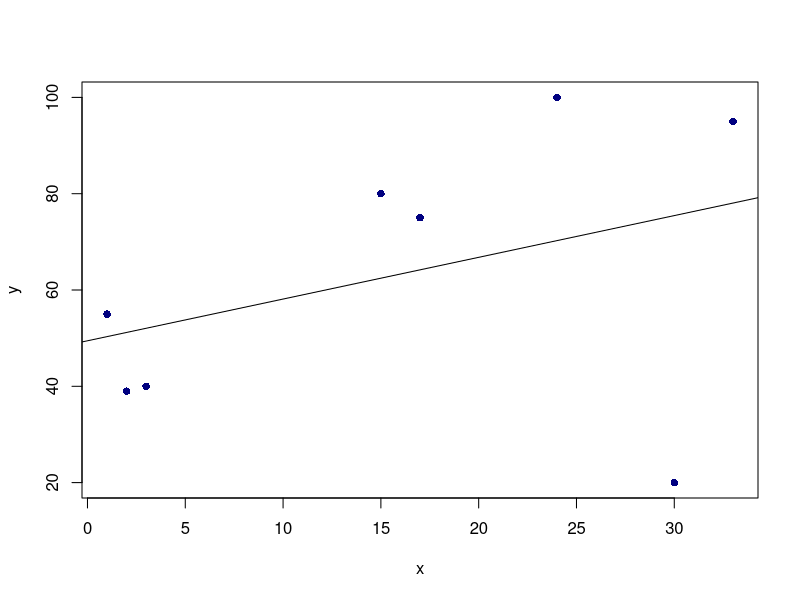
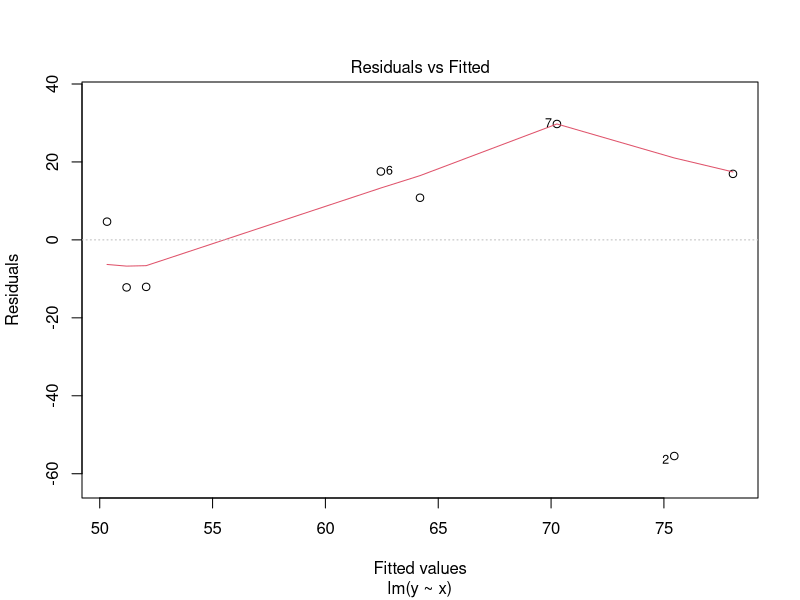
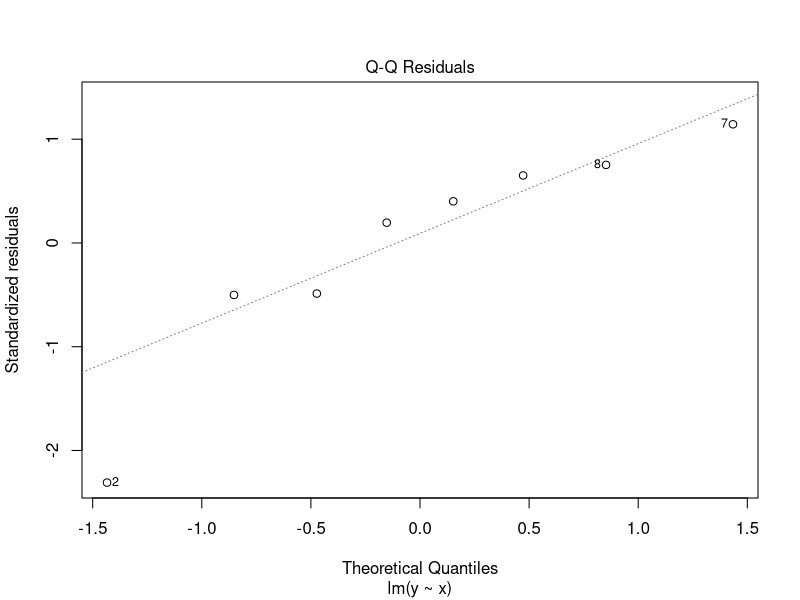
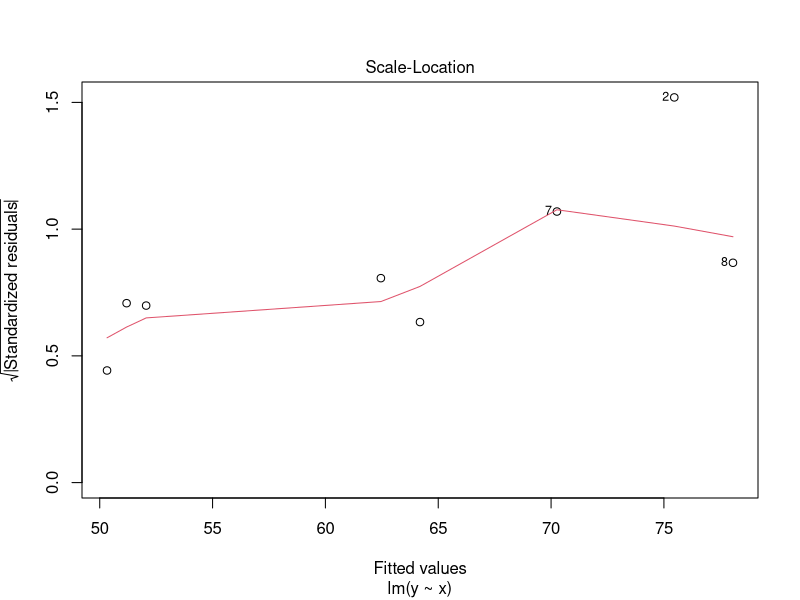
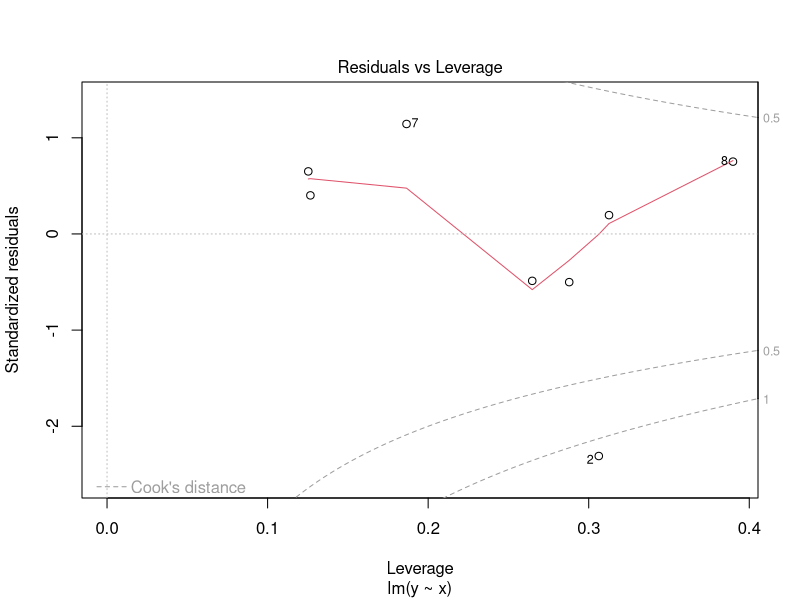
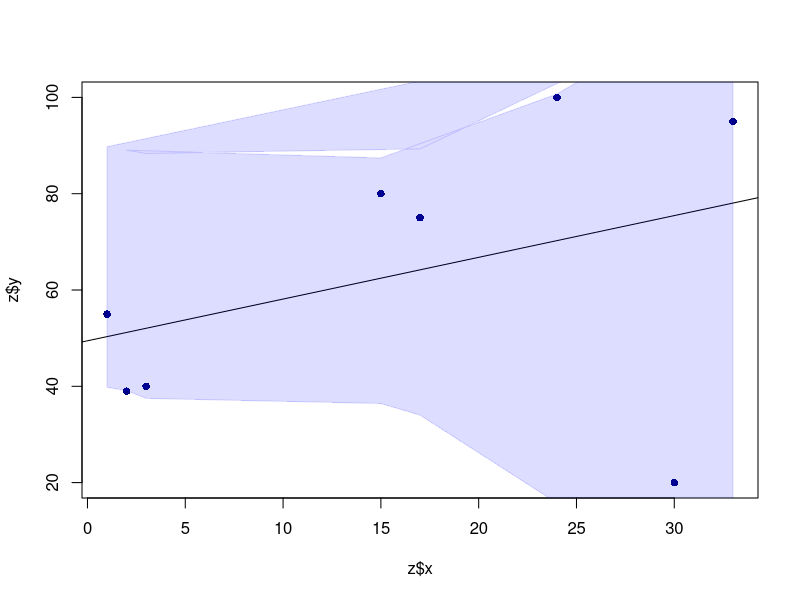
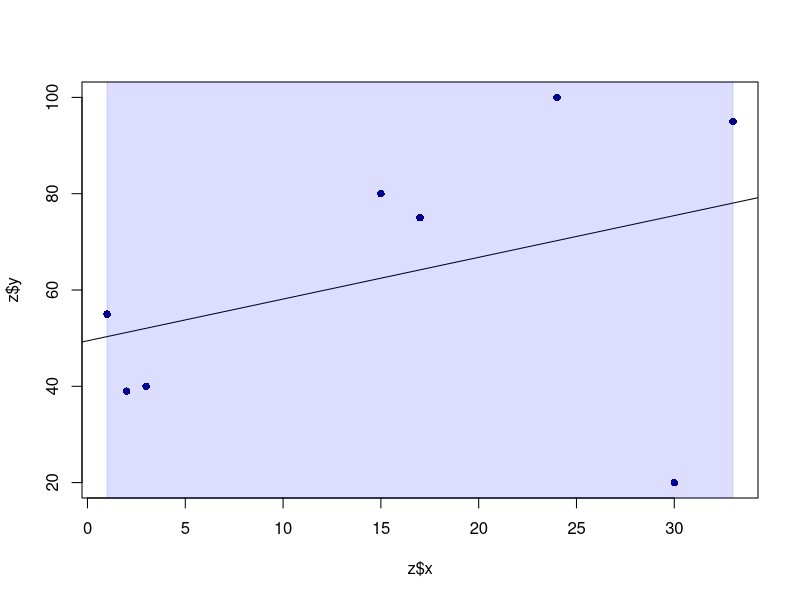
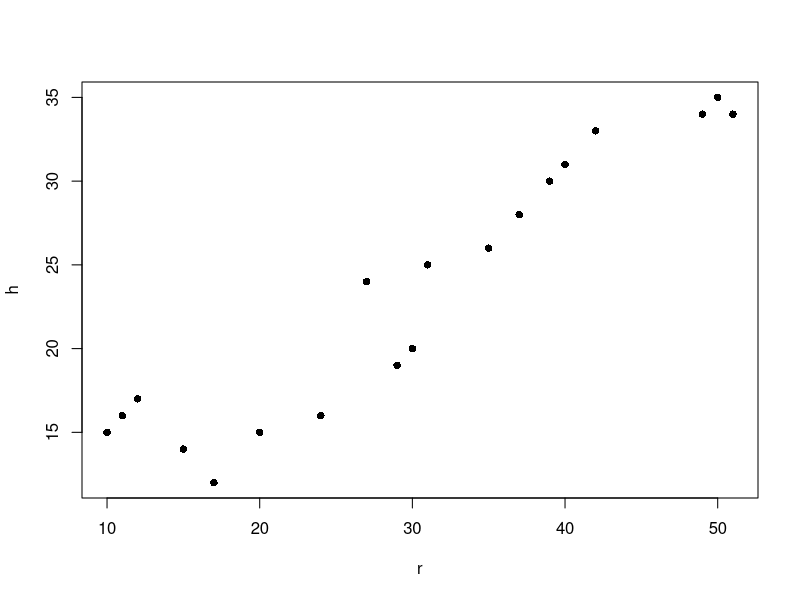

Source code (R) for these figures, in order:
## ---- chunk 1
knitr::opts_chunk$set(echo = TRUE)
## ---- chunk 2
#NOTE I made this data up completely in my head. There may not be any sort of regression. 
setwd("C:/Users/dania/Documents/Pitt/BioStats/Module 3")
z <- read.table("data frame.txt",sep="\t",header=T)
lm1 <- lm(y~x,data = z)
with(z,plot(x,y,type="p",pch=16,col="navy")) #graph, type= points, pch=16 gives solid points instead of circles, color is navy
abline(lm1) #abline is the regression line
summary(lm1) 
## ---- chunk 3
confint(lm1) #for CI of model, 95% is default but can be changed
#gives CI for both the intercept and the predictor
## ---- chunk 4
plot(lm1)
## ---- chunk 5
y.c <- predict(lm1,
interval="confidence")
x.ci <- c(z$x,sort(z$x,decreasing=TRUE))
y.ci <- c(y.c[,3],sort(y.c[,2])) #Daniel added this based on his data frame and I'm not sure what he was doing so mine do not look correct for my dataset
plot(z$x,z$y,type="p",pch=16,
col="navy")
abline(lm1)
polygon(x.ci,y.ci,density=NA,
col="#0000ff22")
#prediction interval
y.p <- predict(lm1,
interval="prediction")
x.pi <- c(z$x,
sort(z$x,decreasing=TRUE))
y.pi <- c(y.p[,3],sort(y.p[,2]))
plot(z$x,z$y,type="p",pch=16,
col="navy")
abline(lm1)
polygon(x.pi,y.pi,density=NA,
col="#0000ff22")
## ---- chunk 6
setwd("C:/Users/dania/Documents/Pitt/BioStats/Module 3")
u <- read.table("sigma function.txt",sep="\t",header=T)
plot(u, type = "p", pch = 16, col = "black")
## ---- chunk 7
library(gam)
gam(u$h~lo(u$r)) #h will be regressed on the LOESS of r
h <- u$h[order(u$r)] #sort by ascending r, h HAS to go first
r <- u$r[order(u$r)] #sort by ascending r
h.gam1 <- gam(h~lo(r)) #make the GAM object
h.gam1.p <- predict(h.gam1,se.fit=TRUE) #use the GAM object to make predictons
plot(r,h,type="p",pch=16,col="navy")
lines(r,h.gam1.p$fit,type="l",lwd=2) #plot the predicted values (fit) as a line in the graph
h.p <- matrix(NA,nrow=length(r),ncol=2) #---Make a matrix to hold the CIs
h.p[,1] <- h.gam1.p$fit-2*h.gam1.p$se.fit #---Lower bound in column 1
h.p[,2] <- h.gam1.p$fit+2*h.gam1.p$se.fit #---Upper bopund in column 2
x.ci <- c(r,rev(r)) #---Tack the reverse of r onto r
y.ci <- c(h.p[,2],rev(h.p[,1])) #---Tack the upper bounds onto the lower bounds
polygon(x.ci,y.ci,col="#0000ff22",density=NA) #---Shade in the area, ff is blue and 22 makes it pretty transparent
names(h.gam1) #gives you the components of an object
names(h.gam1.p)
## ---- chunk 8
mm <- structure(list(S = c(3.6, 1.8, 0.9, 0.45, 0.225, 0.1125, 3.6, 
                           1.8, 0.9, 0.45, 0.225, 0.1125, 3.6, 1.8, 0.9, 0.45, 0.225, 0.1125, 
                           0), v = c(0.004407692, 0.004192308, 0.003553846, 0.002576923, 
                                     0.001661538, 0.001064286, 0.004835714, 0.004671429, 0.0039, 0.002857143, 
                                     0.00175, 0.001057143, 0.004907143, 0.004521429, 0.00375, 0.002764286, 
                                     0.001857143, 0.001121429, 0)), .Names = c("S", "v"), class = "data.frame", row.names = c(NA, 
                                                                -19L))
#I got this data online from a tutorial so I wouldn't have to make up my own anymore.
plot(mm, type="p",pch=16,col="navy")
nls.mm <- nls(v ~ (phi*S)/(theta+S),data=mm,start=list(theta=0.5,phi=0.5)) #list function allows you to put multiple data types, ex. numbers, characters, other lists, into the same function
summary(nls.mm)
names(nls.mm)
